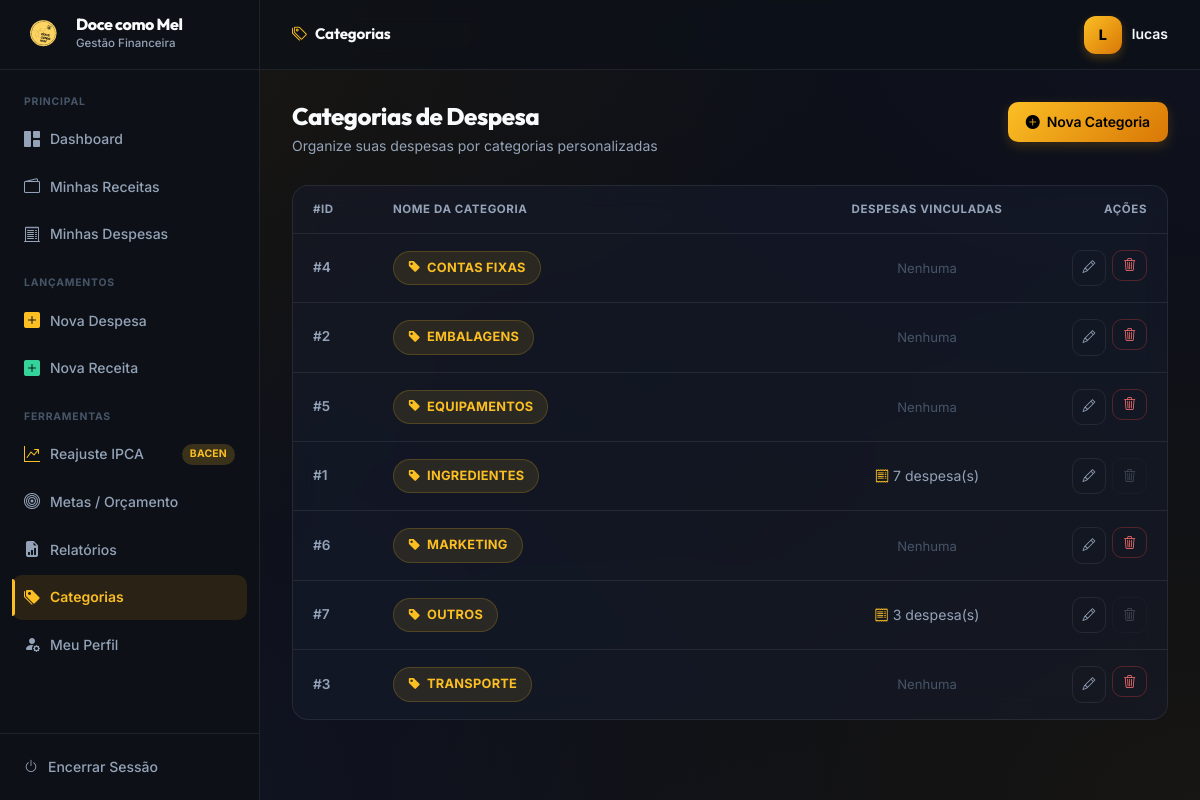
The page /categorias/ (signed in) on the database its author committed.
### app/models/categoria.py (models this page shows, shortened)
class Categoria(db.Model):
    __tablename__ = 'categoria'
    id_categoria = db.Column(db.Integer, primary_key=True)
    nome_categoria = db.Column(db.String(100), nullable=False, unique=True)
    id_categoria_pai = db.Column(db.Integer, db.ForeignKey('categoria.id_categoria'), nullable=True)
    subcategorias = db.relationship('Categoria', backref=db.backref('pai', remote_side=[id_categoria]), lazy='dynamic')
    gastos = db.relationship('Gasto', backref='categoria', lazy=True)

### app/routes/categorias.py (the view)
@categorias_bp.route('/')
@login_required
def listar():
    categorias = CategoriaService.listar_todas()
    return render_template('categorias/listar.html', categorias=categorias)

### app/services/categoria_service.py (called while the page is built)
    @staticmethod
    def listar_todas() -> list[Categoria]:
        return Categoria.query.order_by(Categoria.nome_categoria).all()

### app/utils.py (called while the page is built)
def login_required(f):
    @wraps(f)
    def decorated(*args, **kwargs):
        if 'id_usuario' not in session:
            return redirect(url_for('auth.login', next=request.path))
        return f(*args, **kwargs)
    return decorated

### app/templates/categorias/listar.html (shortened to what this page needs)
{% extends 'base.html' %}
{% block topbar_title %}<i class="bi bi-tags" style="color:var(--amber);margin-right:8px;"></i>Categorias{% endblock %}
{% block content %}
<div class="page-header">
    <div>
        <h1 class="page-title">Categorias de Despesa</h1>
        <p class="page-subtitle">Organize suas despesas por categorias personalizadas</p>
    </div>
    <a href="{{ url_for('categorias.nova') }}" class="btn btn-primary">
        <i class="bi bi-plus-circle-fill"></i> Nova Categoria
    </a>
</div>
<div class="card">
    <table class="table">
        <thead>
            <tr>
                <th style="width: 80px;">#ID</th>
                <th>Nome da Categoria</th>
                <th style="width: 200px; text-align:center;">Despesas Vinculadas</th>
                <th style="text-align:right; width: 140px;">Ações</th>
            </tr>
        </thead>
        <tbody>
            {% for cat in categorias %}
            <tr>
                <td style="color:var(--text-muted); font-size:0.85rem; font-weight:600;">#{{ cat.id_categoria }}</td>
                <td style="font-weight: 600; color:var(--text);">
                    <span class="badge badge-default" style="font-size:0.8rem; padding:6px 14px;">
                        <i class="bi bi-tag-fill" style="margin-right:6px;"></i>{{ cat.nome_categoria }}
                    </span>
                </td>
                <td style="text-align:center;">
                    {% set qtd = cat.gastos|length %}
                    {% if qtd > 0 %}
                        <span style="color:var(--text-muted); font-size:0.88rem;">
                            <i class="bi bi-receipt" style="color:var(--amber); margin-right:4px;"></i>{{ qtd }} despesa(s)
                        </span>
                    {% else %}
                        <span style="color:var(--text-subtle); font-size:0.82rem;">Nenhuma</span>
                    {% endif %}
                </td>
                <td>
                    <div style="display:flex; gap:6px; justify-content:flex-end;">
                        <a href="{{ url_for('categorias.editar', id=cat.id_categoria) }}"
                           class="btn btn-ghost btn-sm btn-icon" title="Editar">
                            <i class="bi bi-pencil"></i>
                        </a>
                        {% if qtd > 0 %}
                        <button type="button" class="btn btn-ghost btn-sm btn-icon disabled"
                                title="Não é possível excluir categoria com despesas associadas"
                                style="opacity:0.35; cursor:not-allowed;">
                            <i class="bi bi-trash3"></i>
                        </button>
                        {% else %}
                        <form method="POST" action="{{ url_for('categorias.excluir', id=cat.id_categoria) }}"
                              data-confirm="Tem certeza que deseja excluir a categoria '{{ cat.nome_categoria }}'?">
                            <button type="submit" class="btn btn-danger btn-sm btn-icon" title="Excluir">
                                <i class="bi bi-trash3"></i>
                            </button>
                        </form>
                        {% endif %}
                    </div>
                </td>
            </tr>
            {% endfor %}
        </tbody>
    </table>
</div>
{% endblock %}

### app/static/css/style.css (style rules this page uses)
:root { --sidebar-bg: #0d1117; --sidebar-hover: #1c2333; --sidebar-active-bg: rgba(245,158,11,0.12); --sidebar-active-text: #fbbf24; --sidebar-width: 260px; --topbar-height: 70px; --bg: #0b0e14; --surface: rgba(22, 27, 39, 0.7); --surface-solid: #161b27; --surface-2: #1c2333; --border: rgba(255, 255, 255, 0.08); --text: #f8fafc; --text-muted: #94a3b8; --text-subtle: #475569; --amber: #fbbf24; --amber-dark: #d97706; --amber-glow: rgba(251, 191, 36, 0.15); --indigo: #818cf8; --green: #34d399; --red: #f87171; --shadow-sm: 0 1px 2px rgba(0,0,0,0.5); --shadow: 0 10px 30px -10px rgba(0,0,0,0.6); --shadow-lg: 0 20px 50px -12px rgba(0,0,0,0.7); --radius: 16px; --radius-sm: 10px; --transition: cubic-bezier(0.4, 0, 0.2, 1) 0.3s; --glass: blur(12px) saturate(180%); }
*, *::before, *::after { box-sizing: border-box; margin: 0; padding: 0; }
body { font-family: 'Inter', system-ui, -apple-system, sans-serif; background: var(--bg); background-image: radial-gradient(at 0% 0%, rgba(245, 158, 11, 0.08) 0px, transparent 50%), radial-gradient(at 100% 0%, rgba(99, 102, 241, 0.05) 0px, transparent 50%), radial-gradient(at 100% 100%, rgba(245, 158, 11, 0.05) 0px, transparent 50%), radial-gradient(at 0% 100%, rgba(99, 102, 241, 0.08) 0px, transparent 50%); background-attachment: fixed; color: var(--text); display: flex; flex-direction: column; min-height: 100vh; font-size: 14px; line-height: 1.6; -webkit-font-smoothing: antialiased; }
.page-header { display: flex; align-items: flex-start; justify-content: space-between; margin-bottom: 28px; gap: 16px; flex-wrap: wrap; }
.page-title { font-size: 1.5rem; font-weight: 800; color: var(--text); letter-spacing: -0.5px; line-height: 1.2; }
.page-subtitle { font-size: 0.875rem; color: var(--text-muted); margin-top: 4px; }
.card { background: var(--surface); backdrop-filter: var(--glass); border-radius: var(--radius); border: 1px solid var(--border); margin-bottom: 24px; overflow: hidden; transition: all var(--transition); }
.table { width: 100%; border-collapse: collapse; font-size: 0.875rem; }
.table thead tr { border-bottom: 1px solid var(--border); }
.table th { padding: 14px 20px; font-size: 0.72rem; font-weight: 700; text-transform: uppercase; letter-spacing: 0.05em; color: var(--text-muted); text-align: left; white-space: nowrap; }
.table td { padding: 16px 20px; border-bottom: 1px solid var(--border); color: var(--text); vertical-align: middle; }
.table tbody tr:last-child td { border-bottom: none; }
.table tbody tr { transition: all var(--transition); }
.btn { display: inline-flex; align-items: center; gap: 7px; padding: 9px 18px; border-radius: var(--radius-sm); font-size: 0.875rem; font-weight: 600; cursor: pointer; border: none; text-decoration: none; transition: all var(--transition); white-space: nowrap; font-family: 'Inter', sans-serif; letter-spacing: -0.1px; }
.btn-primary { background: linear-gradient(135deg, var(--amber), var(--amber-dark)); color: #000; box-shadow: 0 4px 12px rgba(245,158,11,0.2); }
.btn-danger { background: transparent; color: var(--red); border: 1px solid rgba(239,68,68,0.3); }
.btn-ghost { background: transparent; border: 1px solid var(--border); color: var(--text-muted); }
.btn-sm { padding: 6px 12px; font-size: 0.8rem; }
.btn-icon { padding: 7px 10px; }
.badge { display: inline-flex; align-items: center; padding: 4px 12px; border-radius: 99px; font-size: 0.7rem; font-weight: 700; letter-spacing: 0.02em; white-space: nowrap; text-transform: uppercase; }
.badge-default { background: rgba(251, 191, 36, 0.1); color: var(--amber); border: 1px solid rgba(251, 191, 36, 0.2); }

### app/templates/base.html (style rules this page uses)
h1, h2, h3, .sidebar-logo-name, .topbar-title { font-family: 'Outfit', sans-serif; }

### rows shown on the page
Categoria: id_categoria "4", nome_categoria "CONTAS FIXAS", shows "Nenhuma"
Categoria: id_categoria "2", nome_categoria "EMBALAGENS", shows "Nenhuma"
Categoria: id_categoria "5", nome_categoria "EQUIPAMENTOS", shows "Nenhuma"
Categoria: id_categoria "1", nome_categoria "INGREDIENTES", qtd "7"
Categoria: id_categoria "6", nome_categoria "MARKETING", shows "Nenhuma"
Categoria: id_categoria "7", nome_categoria "OUTROS", qtd "3"
Categoria: id_categoria "3", nome_categoria "TRANSPORTE", shows "Nenhuma"

### other values the page prints
{{ session.get('nome_usuario', 'U')[0].upper() }} "L"
{{ session.get('nome_usuario') }} "lucas"
